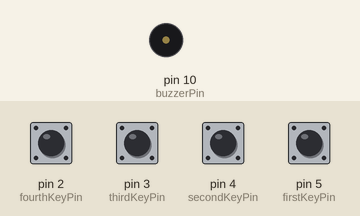
The sketch below on a simulated Arduino Uno, built with avr-gcc and run on an emulated ATmega328P. Shown: buzzer (waves = sounding). Inputs (shaded band) come from the test bench; at power-on: pin 2 (fourthKeyPin), pin 3 (thirdKeyPin), pin 4 (secondKeyPin), pin 5 (firstKeyPin) HIGH.

Above: at 1.2 s.
1.3 s: pin 2 (fourthKeyPin) pulled LOW for 0.15 s
At 1.37 s:
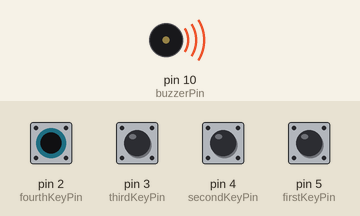
Timing chart, 0 to 4.3 s (numbered marks = the images above; inputs shaded):
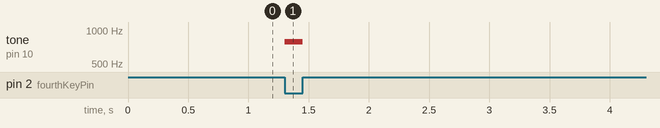

Measured:
- after the input at 1.3 s, tone on pin 10 (buzzerPin): silent → 784 Hz at once, → silent 0.15 s later

The sketch:

my_keyboard.ino
```cpp
/*
  This project is modified from https://github.com/sparkfun/SIK-Guide-Code (3 buttons trumpet)
*/

//set the pins for the button and buzzer
int firstKeyPin = 5;
int secondKeyPin = 4;
int thirdKeyPin = 3;
int fourthKeyPin = 2;

int buzzerPin = 10;


void setup() {
  //set the button pins as inputs (to read whether the button is pressed or not, if it is then digitalRead of the Pin will give value LOW, and HIGH otherwise
  pinMode(firstKeyPin, INPUT_PULLUP);
  pinMode(secondKeyPin, INPUT_PULLUP);
  pinMode(thirdKeyPin, INPUT_PULLUP);
  pinMode(fourthKeyPin, INPUT_PULLUP);

  //set the buzzer pin as an output
  pinMode(buzzerPin, OUTPUT);
}

void loop() {

  if (digitalRead(firstKeyPin) == LOW) { //if the first key is pressed
    if (digitalRead(secondKeyPin) == HIGH && digitalRead(fourthKeyPin) == HIGH){ // if the second key and fourth keys are not pressed
      tone(buzzerPin, 440); //play A
      }
    else{ //if the second key is pressed
      tone(buzzerPin, 494); //play B
      }
   }

  else if (digitalRead(secondKeyPin) == LOW) { //if the second key is pressed
    if (digitalRead(thirdKeyPin) == HIGH){ //if the third key is not pressed
      tone(buzzerPin, 523); //play the frequency for C
      }
    else { //if the third key pressed
      tone(buzzerPin, 587); //play D
      }
  }
  else if (digitalRead(thirdKeyPin) == LOW) { //if the third key is pressed
    if (digitalRead(fourthKeyPin) == HIGH) { //if the fourth key is not pressed
      tone(buzzerPin, 660); //play E
      }
    else {
      tone(buzzerPin, 699); //play F
      }
   }
  else if (digitalRead(fourthKeyPin) == LOW){ //if the fourth key is pressed
    if (digitalRead (firstKeyPin) == HIGH){
      tone (buzzerPin, 784); //play G
    }
    else{
      tone(buzzerPin, 880); // Play higher A
      }
    }
  else{
    noTone(buzzerPin);                        //if no key is pressed turn the buzzer off
    }
}

/*
  note  frequency
  c     262 Hz
  d     294 Hz
  e     330 Hz
  f     349 Hz
  g     392 Hz
  a     440 Hz
  b     494 Hz
  C     523 Hz
*/
```
